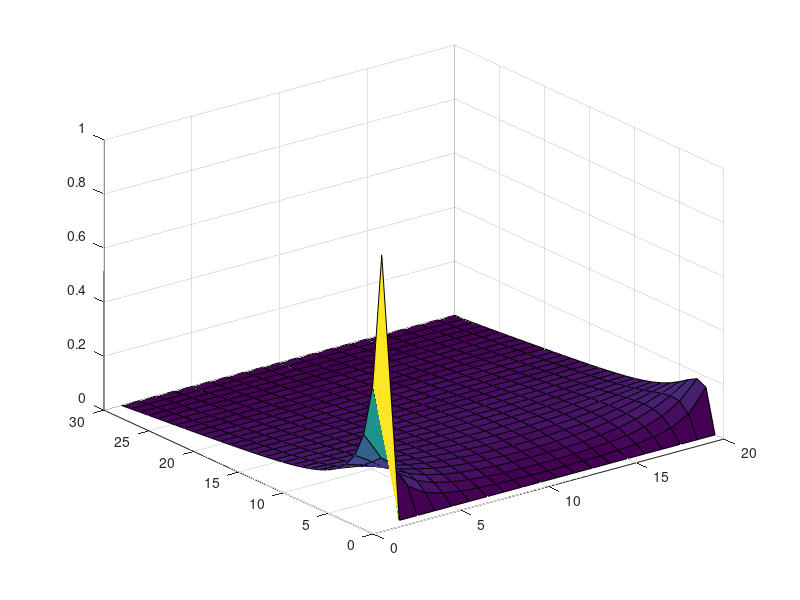

Write the MATLAB code that produced this figure.
%sets boundary values and empty matrices 
x = 30;
y = 20;

G = sparse(x*y, x*y);
V = zeros(x*y, 1);

%goes through each increment of the canvas grid
for i = 1:x
    for j = 1:y
        %assigns variables to each side of the index node 
        n= j + (i - 1)*y;
        nx1 = j + ((i-1) - 1)*y;
        nx2 = j + ((i+1) - 1)*y;
        ny1 = (j-1) + (i - 1)*y;
        ny2 = (j+1) + (i - 1)*y;
        %sets boundary condition for right edge of canvas
        if i == x
            G(n,:) = 0;
            G(n,n) = 1;
          %sets boundary condition for left edge of canvas   
        elseif i == 1
            G(n,:) = 0;
            G(n,n) = 1;
            V(1,n) = 1;
            %sets boundary condition for bottom and top edge of canvas
        elseif j == 1 || j == y;
            G(n,n) = -3;
            G(n,nx1) = 1;
            G(n,nx2) = 1;
            G(n,ny2) = 1;
        else
            %sets condition when not hitting any boundaries
            G(n,n) = -4;
            G(n,nx1) = 1;
            G(n, nx2) = 1;
            G(n, ny1) = 1;
            G(n, ny2) = 1;
        end
    end
end
%sets up surface plot using surface = G\V
S = G\V;
surface = zeros(x,y);

for i = 1:x
    for j = 1:y
        n = j + (i - 1)*y;
        surface(i,j) = S(n);
    end
end
figure(1)
surf(surface);




            